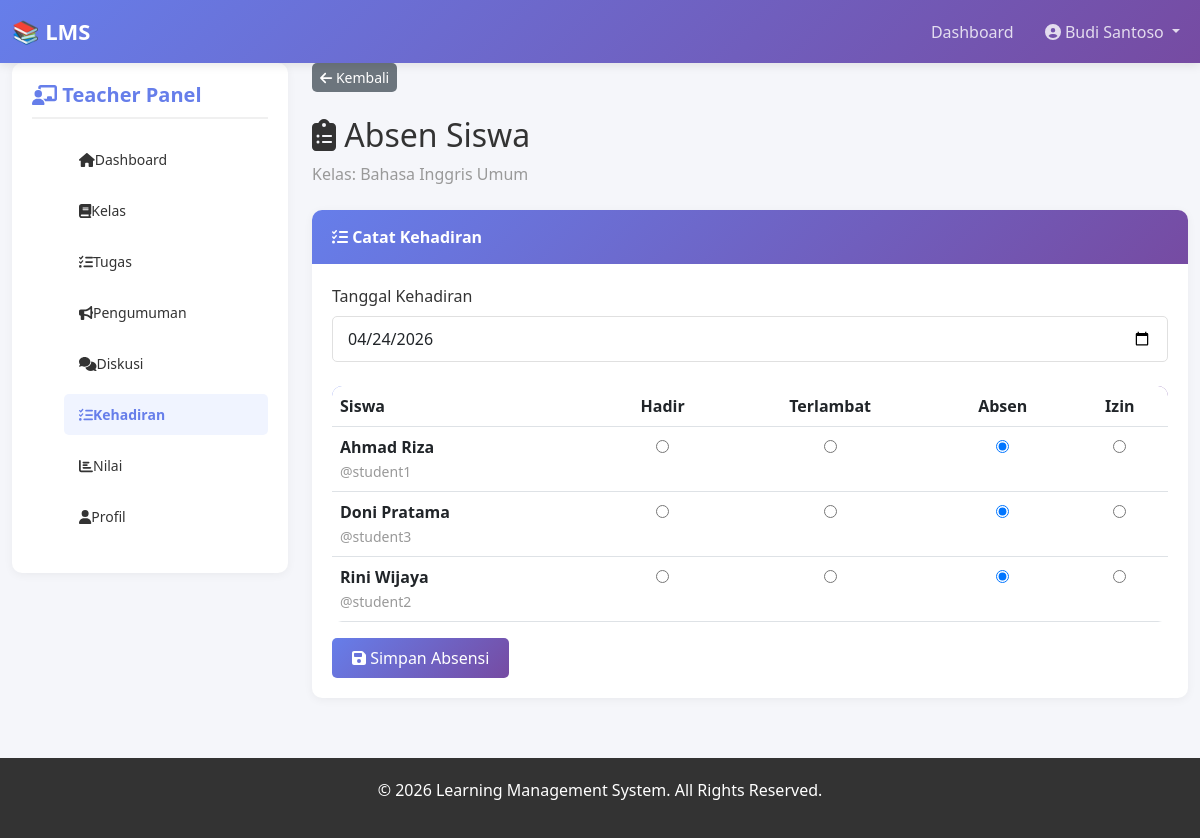
/teacher/take_attendance.php?class_id=2 (signed in), run on the app's committed database.
### tables this page shows
CREATE TABLE `classes` (
  `id` int(11) NOT NULL,
  `code` varchar(20) NOT NULL,
  `name` varchar(100) NOT NULL,
  `description` text DEFAULT NULL,
  `teacher_id` int(11) NOT NULL,
  `class_image` varchar(255) DEFAULT NULL,
  `status` enum('active','inactive') DEFAULT 'active',
  `created_at` timestamp NOT NULL DEFAULT current_timestamp(),
  `updated_at` timestamp NOT NULL DEFAULT current_timestamp() ON UPDATE current_timestamp()
);

CREATE TABLE `users` (
  `id` int(11) NOT NULL,
  `username` varchar(50) NOT NULL,
  `email` varchar(100) NOT NULL,
  `password` varchar(300) DEFAULT NULL,
  `full_name` varchar(100) NOT NULL,
  `phone` varchar(15) DEFAULT NULL,
  `role` enum('admin','teacher','student') NOT NULL,
  `avatar` varchar(255) DEFAULT NULL,
  `bio` text DEFAULT NULL,
  `status` enum('active','inactive') DEFAULT 'active',
  `created_at` timestamp NOT NULL DEFAULT current_timestamp(),
  `updated_at` timestamp NOT NULL DEFAULT current_timestamp() ON UPDATE current_timestamp()
);

### teacher/take_attendance.php (the view, shortened to what this page needs)
<?php
require '../includes/config.php';
$teacher_id = $_SESSION['user_id'];
$class_id = (int)$_GET['class_id'];
$class_query = $conn->query("SELECT * FROM classes WHERE id = $class_id AND teacher_id = $teacher_id");
$class = $class_query->fetch_assoc();
$students_query = "SELECT u.* FROM users u
                  JOIN class_members cm ON u.id = cm.student_id
                  WHERE cm.class_id = $class_id ORDER BY u.full_name";
$students = $conn->query($students_query);
$attendance_map = [];
require '../includes/header.php';
?>
<div class="col-md-3 mb-4">
    <div class="sidebar">
        <h5><i class="fas fa-chalkboard-user"></i> Teacher Panel</h5>
        <ul class="sidebar-menu">
            <li><a href="dashboard.php"><i class="fas fa-home"></i> Dashboard</a></li>
            <li><a href="classes.php"><i class="fas fa-book"></i> Kelas</a></li>
            <li><a href="assignments.php"><i class="fas fa-tasks"></i> Tugas</a></li>
            <li><a href="announcements.php"><i class="fas fa-bullhorn"></i> Pengumuman</a></li>
            <li><a href="discussions.php"><i class="fas fa-comments"></i> Diskusi</a></li>
            <li><a href="attendance.php" class="active"><i class="fas fa-list-check"></i> Kehadiran</a></li>
            <li><a href="grades.php"><i class="fas fa-chart-bar"></i> Nilai</a></li>
            <li><a href="profile.php"><i class="fas fa-user"></i> Profil</a></li>
        </ul>
    </div>
</div>
<div class="col-md-9">
    <div class="mb-4">
        <a href="attendance.php" class="btn btn-secondary btn-sm">
            <i class="fas fa-arrow-left"></i> Kembali
        </a>
    </div>
    <h2 class="mb-2"><i class="fas fa-clipboard-list"></i> Absen Siswa</h2>
    <p class="text-muted mb-4">Kelas: <?php echo $class['name']; ?></p>
    <div class="card">
        <div class="card-header">
            <i class="fas fa-list-check"></i> Catat Kehadiran
        </div>
        <div class="card-body">
            <form method="POST">
                <div class="mb-4">
                    <label for="attendance_date" class="form-label">Tanggal Kehadiran</label>
                    <input type="date" class="form-control" id="attendance_date" name="attendance_date"
                        value="<?php echo date('Y-m-d'); ?>" required>
                </div>
                <div class="table-responsive">
                    <table class="table">
                        <thead>
                            <tr>
                                <th>Siswa</th>
                                <th style="text-align: center;">Hadir</th>
                                <th style="text-align: center;">Terlambat</th>
                                <th style="text-align: center;">Absen</th>
                                <th style="text-align: center;">Izin</th>
                            </tr>
                        </thead>
                        <tbody>
                            <?php while ($student = $students->fetch_assoc()):
                                $current_status = $attendance_map[$student['id']] ?? 'absent';
                            ?>
                                <tr>
                                    <td>
                                        <strong><?php echo $student['full_name']; ?></strong><br>
                                        <small class="text-muted">@<?php echo $student['username']; ?></small>
                                    </td>
                                    <td style="text-align: center;">
                                        <input type="radio" name="status_<?php echo $student['id']; ?>"
                                            value="present" <?php echo $current_status == 'present' ? 'checked' : ''; ?>>
                                    </td>
                                    <td style="text-align: center;">
                                        <input type="radio" name="status_<?php echo $student['id']; ?>"
                                            value="late" <?php echo $current_status == 'late' ? 'checked' : ''; ?>>
                                    </td>
                                    <td style="text-align: center;">
                                        <input type="radio" name="status_<?php echo $student['id']; ?>"
                                            value="absent" <?php echo $current_status == 'absent' ? 'checked' : ''; ?>>
                                    </td>
                                    <td style="text-align: center;">
                                        <input type="radio" name="status_<?php echo $student['id']; ?>"
                                            value="excused" <?php echo $current_status == 'excused' ? 'checked' : ''; ?>>
                                    </td>
                                </tr>
                            <?php endwhile; ?>
                        </tbody>
                    </table>
                </div>
                <button type="submit" name="save_attendance" class="btn btn-primary">
                    <i class="fas fa-save"></i> Simpan Absensi
                </button>
            </form>
        </div>
    </div>
</div>
<?php require '../includes/footer.php'; ?>

### assets/css/style.css (style rules this page uses)
* { margin: 0; padding: 0; box-sizing: border-box; }
body { font-family: 'Segoe UI', Tahoma, Geneva, Verdana, sans-serif; background-color: #f5f6fa; color: #333; }
.sidebar { background: white; border-radius: 10px; padding: 20px; box-shadow: 0 2px 10px rgba(0, 0, 0, 0.05); position: sticky; top: 20px; height: fit-content; }
.sidebar h5 { color: #667eea; font-weight: bold; margin-bottom: 20px; padding-bottom: 10px; border-bottom: 2px solid #f0f0f0; }
.sidebar-menu { list-style: none; }
.sidebar-menu li { margin-bottom: 10px; }
.sidebar-menu a { color: #333; text-decoration: none; display: flex; align-items: center; padding: 10px 15px; border-radius: 5px; transition: 0.3s; font-size: 14px; }
.sidebar-menu a:hover, .sidebar-menu a.active { background: #f0f4ff; color: #667eea; font-weight: bold; }
.card { border: none; border-radius: 10px; box-shadow: 0 2px 10px rgba(0, 0, 0, 0.05); transition: 0.3s; margin-bottom: 20px; }
.card-header { background: linear-gradient(135deg, #667eea 0%, #764ba2 100%); color: white; border: none; border-radius: 10px 10px 0 0 !important; padding: 15px 20px; font-weight: bold; }
.card-body { padding: 20px; }
.btn-primary { background: linear-gradient(135deg, #667eea 0%, #764ba2 100%); border: none; border-radius: 5px; padding: 8px 20px; transition: 0.3s; }
.btn-secondary { background: #6c757d; border: none; border-radius: 5px; }
.table { background: white; border-radius: 10px; overflow: hidden; }
.table thead { background: linear-gradient(135deg, #667eea 0%, #764ba2 100%); color: white; }
.form-control, .form-select { border: 1px solid #e0e0e0; border-radius: 5px; padding: 10px 15px; }
.form-label { font-weight: 500; margin-bottom: 8px; color: #333; }
.text-muted { color: #999 !important; }

### data on the page
classes: name "Bahasa Inggris Umum"
users: full_name "Ahmad Riza", username "student1", id "☑"
users: full_name "Doni Pratama", username "student3", id "☑"
users: full_name "Rini Wijaya", username "student2", id "☑"

### other printed values
substr($full_name, 0, 20) "Budi Santoso"
